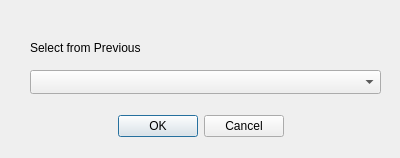
<?xml version="1.0" encoding="UTF-8"?>
<ui version="4.0">
 <class>Dialog</class>
 <widget class="QDialog" name="Dialog">
  <property name="geometry">
   <rect>
    <x>0</x>
    <y>0</y>
    <width>400</width>
    <height>158</height>
   </rect>
  </property>
  <property name="windowTitle">
   <string>Dialog</string>
  </property>
  <widget class="QDialogButtonBox" name="buttonBox">
   <property name="geometry">
    <rect>
     <x>30</x>
     <y>110</y>
     <width>341</width>
     <height>32</height>
    </rect>
   </property>
   <property name="orientation">
    <enum>Qt::Horizontal</enum>
   </property>
   <property name="standardButtons">
    <set>QDialogButtonBox::Cancel|QDialogButtonBox::Ok</set>
   </property>
   <property name="centerButtons">
    <bool>true</bool>
   </property>
  </widget>
  <widget class="QLabel" name="label">
   <property name="geometry">
    <rect>
     <x>30</x>
     <y>40</y>
     <width>141</width>
     <height>16</height>
    </rect>
   </property>
   <property name="text">
    <string>Select from Previous</string>
   </property>
  </widget>
  <widget class="QComboBox" name="previous_cb">
   <property name="geometry">
    <rect>
     <x>30</x>
     <y>70</y>
     <width>351</width>
     <height>24</height>
    </rect>
   </property>
  </widget>
 </widget>
 <resources/>
 <connections>
  <connection>
   <sender>buttonBox</sender>
   <signal>accepted()</signal>
   <receiver>Dialog</receiver>
   <slot>accept()</slot>
   <hints>
    <hint type="sourcelabel">
     <x>248</x>
     <y>254</y>
    </hint>
    <hint type="destinationlabel">
     <x>157</x>
     <y>274</y>
    </hint>
   </hints>
  </connection>
  <connection>
   <sender>buttonBox</sender>
   <signal>rejected()</signal>
   <receiver>Dialog</receiver>
   <slot>reject()</slot>
   <hints>
    <hint type="sourcelabel">
     <x>316</x>
     <y>260</y>
    </hint>
    <hint type="destinationlabel">
     <x>286</x>
     <y>274</y>
    </hint>
   </hints>
  </connection>
 </connections>
</ui>
